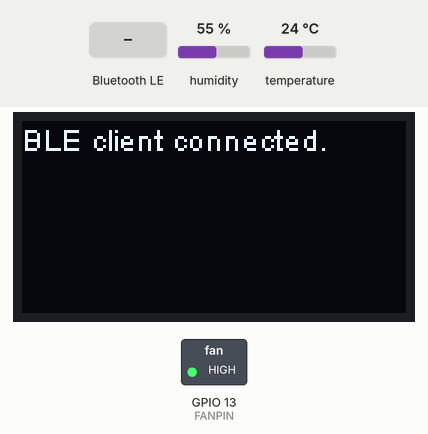
Bench run of a sketch on a simulated ESP32. Parts: 128×64 one-colour display, switched loads named in the sketch (green lamp = pin HIGH). The inputs (shaded band) are chosen by the test bench; at power-on: temperature 24 °C, humidity 55 %. Nothing arrives over Bluetooth unless stated; a phone connects over Bluetooth LE 3 s after start; what the sketch prints to the serial monitor is not drawn.

Above: at 3.6 s.
3.7 s: Bluetooth LE write "5" received
At 4.9 s:
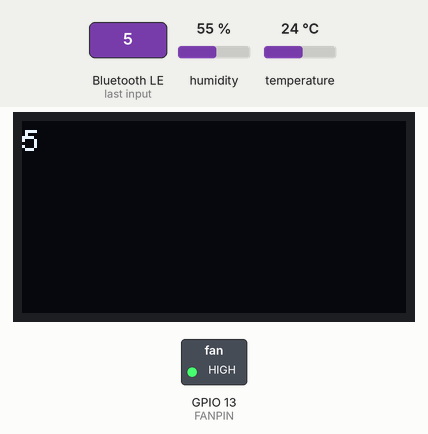
11.5 s: Bluetooth LE write "fan_on" received
At 12.1 s:
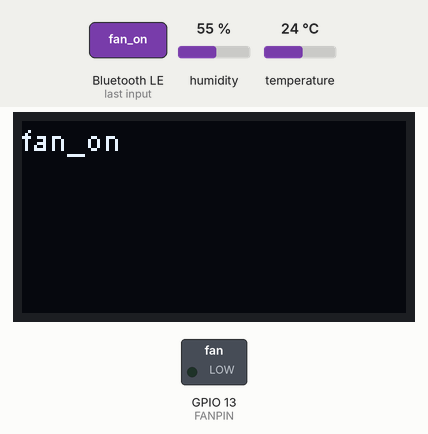
21.6 s: Bluetooth LE write "90" received
At 22.1 s:
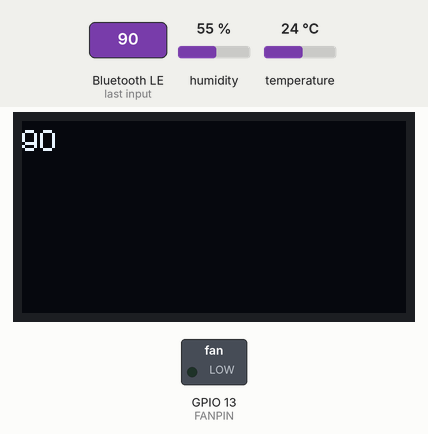
31.6 s: temperature set to 12 °C
At 41.3 s:
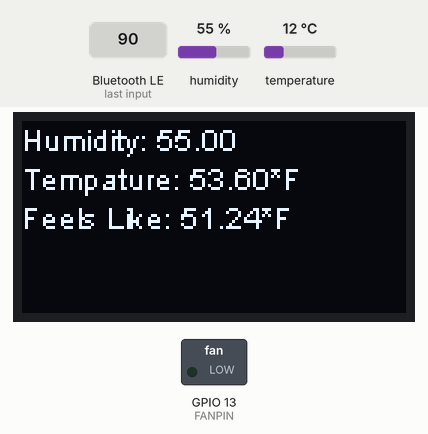
41.6 s: Bluetooth LE write "fan_off" received
At 42.7 s:
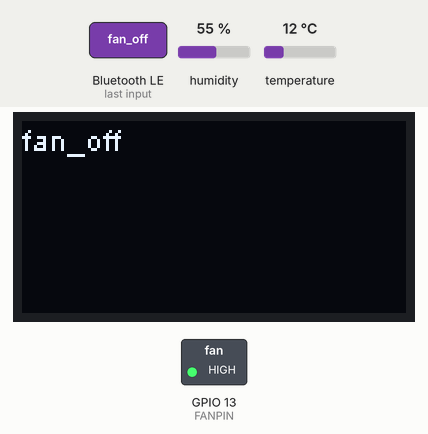
51.7 s: humidity set to 22 %
At 60.8 s:
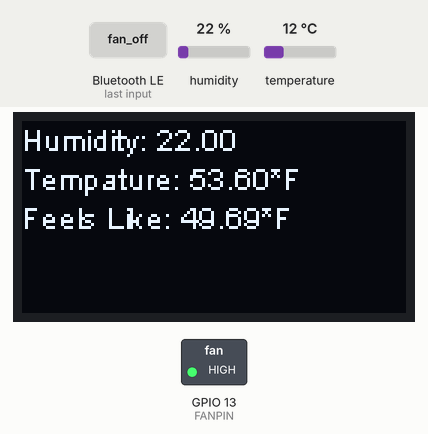
Timing chart, 0 to 62.3 s (numbered marks = the images above; inputs shaded):
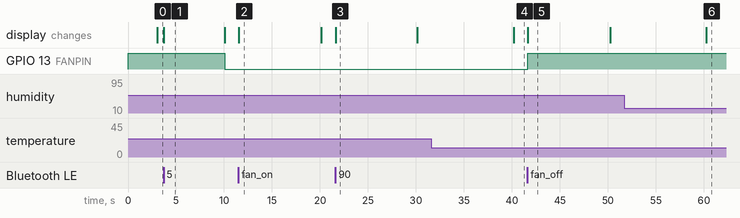

Measured:
- after the input at 3.7 s, GPIO 13 (FANPIN): HIGH → LOW after 6.4 s; the display: changes at once (image 1)
- after the input at 11.5 s, the display: changes at once (image 2)
- after the input at 21.6 s, the display: changes at once (image 3)
- after the input at 31.6 s, the display: changes after 8.6 s (image 4)
- after the input at 41.6 s, GPIO 13 (FANPIN): LOW → HIGH after 0.06 s; the display: changes after 0.06 s (image 5)
- after the input at 51.7 s, the display: changes after 8.6 s (image 6)
- what the display in image 1 shows lasts 6.4 s, from 3.7 s to 10.1 s

The sketch:

attic_fan.ino
```cpp
 #include <BLEDevice.h>
 #include "heltec.h"
 #include "DHT.h"

 #define DHTPIN 14
 #define DHTTYPE DHT11
 #define FANPIN 13

  #define DEVICE_NAME         "Attic Fan"
  #define SERVICE_UUID        "a1c3103b-efff-49cd-9ed5-afe405dbf51d"
  #define CHARACTERISTIC_UUID "dba31013-52aa-45e5-a22d-329f6d02aba0"

  BLECharacteristic *pCharacteristic;
  String message = "";
  String status = "";
  float maxTemp=0;
  bool Auto = false;
  DHT dht(DHTPIN,DHTTYPE, 6);

  void printToScreen(String s) {
    Heltec.display->clear();
    Heltec.display->drawString(0, 0, s);
    Heltec.display->display();
  }

  class MyServerCallbacks: public BLEServerCallbacks {
      void onConnect(BLEServer* pServer) {
        printToScreen("BLE client connected.");
      };

      void onDisconnect(BLEServer* pServer) {
        printToScreen("BLE client disconnected.");
        BLEDevice::startAdvertising();
      }
  };

  class MyCharacteristicCallbacks: public BLECharacteristicCallbacks {
    void onWrite(BLECharacteristic *characteristic) {
      message = String(characteristic->getValue().c_str());
      printToScreen(message);

      if (message == "fan_on") {
        digitalWrite(FANPIN, LOW);
        status = "_manual_on_";
        Auto = false;
      }
      if (message == "fan_off") {
        digitalWrite(FANPIN, HIGH);
        status = "_manual_off_";
        Auto = false;
      }
      if (isDigit(message[0])){
        int lenOfTemp = message[0] - '0';
        maxTemp = (message.substring(message.length()-lenOfTemp)).toFloat();
        Serial.println("lenofTemp:"+String(lenOfTemp)+" maxTemp:"+ String(maxTemp) + " message: "+message);
        Auto = true;
      }
    }
  };

  void setup() {
    Heltec.begin(true /*display*/, false /*LoRa*/, true /*Serial*/);
    printToScreen("Heltec ON");
    digitalWrite(FANPIN, HIGH);

    pinMode(FANPIN,OUTPUT);
    Serial.begin(9600);
    dht.begin();

    BLEDevice::init(DEVICE_NAME);

    BLEServer *pServer = BLEDevice::createServer();
    pServer->setCallbacks(new MyServerCallbacks());

    BLEService *pService = pServer->createService(SERVICE_UUID);

    pCharacteristic = pService->createCharacteristic(
      CHARACTERISTIC_UUID,
      BLECharacteristic::PROPERTY_READ | BLECharacteristic::PROPERTY_WRITE
    );
    pCharacteristic->setCallbacks(new MyCharacteristicCallbacks());
    pCharacteristic->setValue("Init");

    pService->start();

    BLEAdvertising *pAdvertising = BLEDevice::getAdvertising();
    pAdvertising->addServiceUUID(SERVICE_UUID);
    pAdvertising->setScanResponse(true);
    BLEDevice::startAdvertising();
  }

  void loop() {
    delay(10000);
      float h = dht.readHumidity();
      float f = dht.readTemperature(true);
      if(isnan(h) || isnan(f)){
        printToScreen("Couldn't get tempature.");
        return;
      }
      float index = dht.computeHeatIndex(f,h);

      if(Auto){
        if (f > maxTemp){

          Serial.print("Temp:"+String(f)+" MaxTemp:"+String(maxTemp)+'\n');
          if (status != "_auto_on_"){ //if it is already on no need to turn it on again.
           digitalWrite(FANPIN, LOW);
           status = "_auto_on_";
          }
        }else{
          if (status != "_auto_off_"){
            digitalWrite(FANPIN, HIGH);
            status = "_auto_off_";
          }
        }
      }

      String letter = String(String(String(f).length() + String(int(maxTemp)).length())) + status + String(f)+ ","+String(int(maxTemp));

      pCharacteristic->setValue(letter.c_str());
      printToScreen("Humidity: " + String(h)+ "\n"+"Tempature: " + String(f)+ "*F\n"+"Feels Like: " + String(index)+ "*F\n");
  }
```
